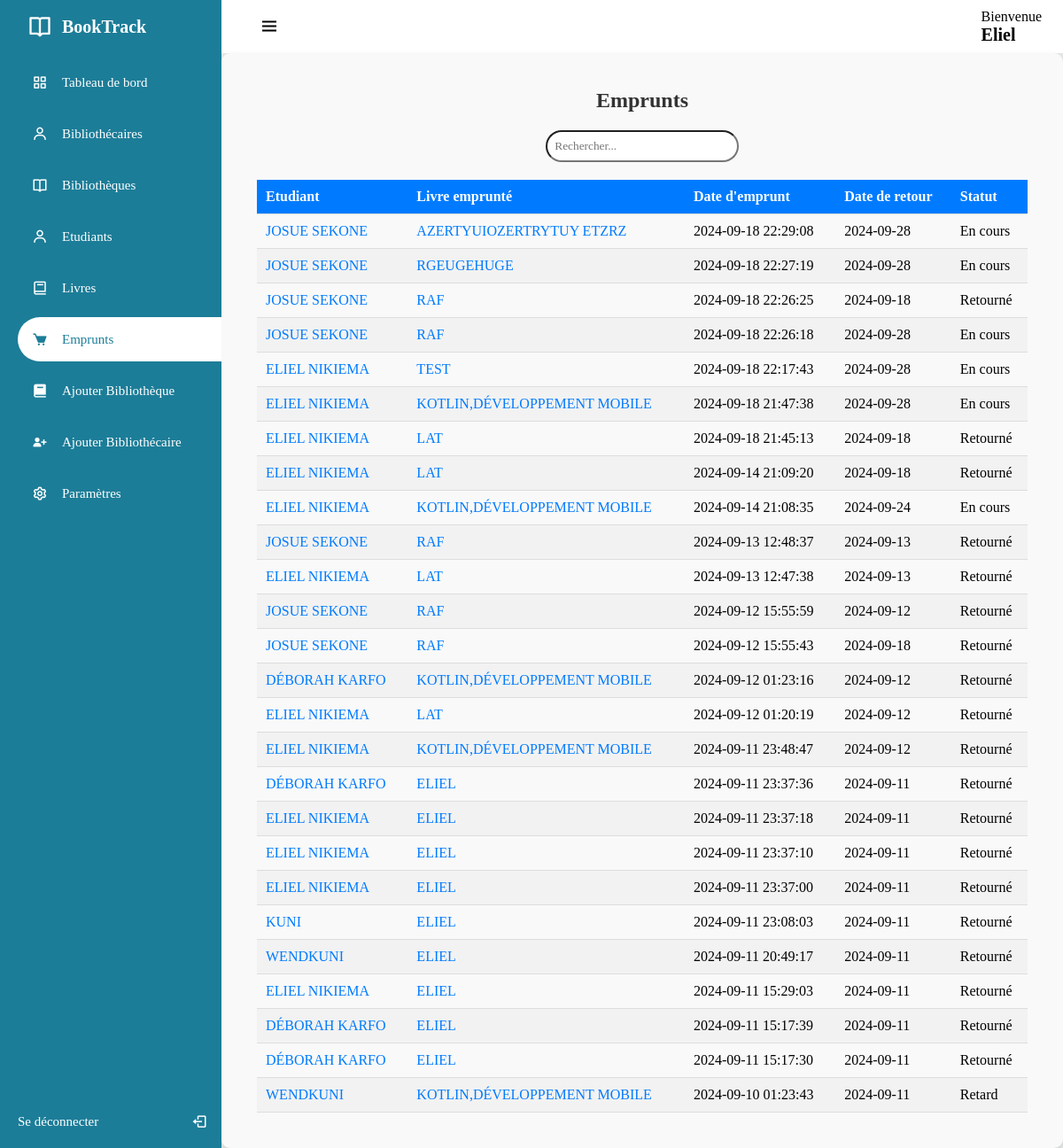
Page /manage/borrow.php (signed in) on the committed database.
### tables this page shows
CREATE TABLE IF NOT EXISTS `borrow` (
  `borrow_id` int NOT NULL AUTO_INCREMENT,
  `student_id` int NOT NULL,
  `book_id` int NOT NULL,
  `librarian_id` int NOT NULL,
  `borrow_date` timestamp NOT NULL DEFAULT CURRENT_TIMESTAMP,
  `borrow_return` date NOT NULL,
  `borrow_status` enum('En cours','Retard','Retourné','') NOT NULL DEFAULT 'En cours',
  `notification_sent` tinyint(1) NOT NULL,
  PRIMARY KEY (`borrow_id`),
  KEY `stu_brw_id` (`student_id`),
  KEY `bk_brw_id` (`book_id`),
  KEY `libra_fk_ky` (`librarian_id`)
);

CREATE TABLE IF NOT EXISTS `student` (
  `student_id` int NOT NULL AUTO_INCREMENT,
  `student_ine` varchar(100) NOT NULL,
  `student_name` varchar(100) NOT NULL,
  `student_mail` varchar(100) NOT NULL,
  `library_id` int NOT NULL,
  `student_pass` text NOT NULL,
  `creation_date` timestamp NOT NULL,
  PRIMARY KEY (`student_id`),
  UNIQUE KEY `student_ine` (`student_ine`),
  KEY `lib_stu_id` (`library_id`)
);

CREATE TABLE IF NOT EXISTS `book` (
  `book_id` int NOT NULL AUTO_INCREMENT,
  `book_quote` int NOT NULL,
  `book_title` varchar(100) NOT NULL,
  `book_auth` varchar(100) NOT NULL,
  `book_copies` int NOT NULL,
  `library_id` int NOT NULL,
  PRIMARY KEY (`book_id`),
  UNIQUE KEY `UNIQUE` (`book_quote`),
  KEY `lib_bk_id` (`library_id`)
);

### manage/scripts/borrow_script/emprunts.php (called while the page is built, shortened)
<?php
	$sql = "SELECT b.book_title, s.student_name, br.borrow_status, br.borrow_date, br.borrow_return
            FROM borrow br
            JOIN student s ON (br.student_id = s.student_id)
            JOIN book b ON (br.book_id = b.book_id)
            ORDER BY br.borrow_date DESC";
	$stmt = $conn->prepare($sql);
	$stmt->execute();
    $borrows = $stmt->fetchAll(PDO::FETCH_ASSOC);
?>

### manage/borrow.php (the view, shortened to what this page needs)
<?php require "../config/config.php" ?>
<?php require "scripts/borrow_script/emprunts.php" ?>
<!DOCTYPE html>
<html lang="fr">
<head>
	<link rel="stylesheet" href="../assets/css/libra.css?v=1.0">
<link rel="stylesheet" href="../assets/css/search.css">
	<link href='https://unpkg.com/boxicons@2.1.1/css/boxicons.min.css' rel='stylesheet'>
</head>
<body>
	<div class="sidebar">
		<div class="logo_details">
			<i class='bx bx-book-open'></i>
			<div class="logo_name">
				BookTrack
			</div>
		</div>
		<ul>
			<li>
				<a href="admin_dash.php">
				<i class='bx bx-grid-alt'></i>
				<span class="links_name">
					Tableau de bord
				</span>
				</a>
			</li>
			<li>
				<a href="librarian.php">
				<i class='bx bx-user'></i>
				<span class="links_name">
					Bibliothécaires
				</span>
				</a>
			</li>
			<li>
				<a href="library.php">
				<i class='bx bx-book-open'></i>
				<span class="links_name">
					Bibliothèques
				</span>
				</a>
			</li>
			<li>
				<a href="student.php">
				<i class='bx bx-user'></i>
				<span class="links_name">
					Etudiants
				</span>
				</a>
			</li>
			<li>
				<a href="book.php">
				<i class='bx bx-book' ></i>
				<span class="links_name">
					Livres
				</span>
				</a>
			</li>
			<li>
				<a href="borrow.php" class="active">
				<i class='bx bxs-cart'></i>
				<span class="links_name">
					Emprunts
				</span>
				</a>
			</li>
			<li>
				<a href="add_library.php">
				<i class='bx bxs-book'></i>
				<span class="links_name">
					Ajouter Bibliothèque
				</span>
				</a>
			</li>
			<li>
				<a href="add_librarian.php">
				<i class='bx bxs-user-plus'></i>
				<span class="links_name">
					Ajouter Bibliothécaire
				</span>
				</a>
			</li>
			<li>
				<a href="setting.php">
				<i class='bx bx-cog'></i>
				<span class="links_name">
					Paramètres
				</span>
				</a>
			</li>
			<li class="login">
				<a href="logout.php">
				<span class="links_name login_out">
					Se déconnecter
				</span>
				<i class='bx bx-log-out' id="log_out"></i>
				</a>
			</li>
		</ul>
	</div>
	<section class="home_section">
		<div class="topbar">
			<div class="toggle">
				<i class='bx bx-menu' id="btn"></i>
			</div>
			<div class="user_wrapper">
				<p>Bienvenue</p>
				<?php if(isset($_SESSION['ad_name'])): ?>
                    <h2 style="text-transform: capitalize; font-size:20px;">
                    	<?php echo $_SESSION['ad_name']; ?>
                    </h2>
                <?php endif; ?>
			</div>
		</div>
		<div class="details">
			<div class="recent_project">
				<div class="card_header" style="text-align:center;">
					<h2>Emprunts</h2>
					<input type='text' id='search' class='search-input' placeholder='Rechercher...'>
				</div>
				<table id="dataTable">
					<thead>
						<tr>
							<td>Etudiant</td>
							<td>Livre emprunté</td>
							<td>Date d'emprunt</td>
							<td>Date de retour</td>
							<td>Statut</td>
						</tr>
					</thead>
					<tbody>
						<?php if(!empty($borrows)): ?>
							<?php foreach ($borrows as $borrow): ?>
								<tr>
									<td style="text-transform:uppercase;">
										<?= htmlspecialchars($borrow['student_name']); ?>
									</td>
									<td style="text-transform:uppercase;">
										<?= htmlspecialchars($borrow['book_title']); ?>
									</td>
									<td>
										<?= htmlspecialchars($borrow['borrow_date']); ?>
									</td>
									<td>
										<?= htmlspecialchars($borrow['borrow_return']); ?>
									</td>
									<td>
										<?= htmlspecialchars($borrow['borrow_status']); ?>
									</td>
								</tr>
							<?php endforeach; ?>
						<?php else: ?>
							<tr>
								<td colspan="5">Aucun emprunt à afficher!</td>
							</tr>
						<?php endif; ?>
					</tbody>
				</table>
			</div>
		</div>
	</section>
</body>
</html>

### assets/css/libra.css (style rules this page uses)
:root { --blue: #0053f3; --dark-blue: #1c7d98; --white: #fff; --gray: #8390a2; }
* { margin: 0; padding: 0; box-sizing: border-box; font-family: Georgia, 'Times New Roman', Times, serif; }
.sidebar { position: fixed; left: 0; top: 0; width: 250px; height: 100%; padding-left: 20px; background: var(--dark-blue); transition: all 0.5s ease; z-index: 99; }
.sidebar .logo_details { position: relative; height: 60px; display: flex; align-items: center; }
.sidebar li { position: relative; margin: 8px 0; list-style: none; }
.sidebar i { position: relative; height: 60px; min-width: 50px; font-size: 28px; line-height: 60px; text-align: center; color: var(--white); }
.sidebar .logo_details .logo_name { font-size: 20px; font-weight: 600; color: var(--white); transition: all 0.5s ease; }
.toggle { position: relative; }
#btn { font-size: 24px; cursor: pointer; }
.sidebar ul li a i { position: relative; height: 50px; font-size: 18px; line-height: 50px; }
.sidebar ul li a { width: 100%; height: 100%; display: flex; align-items: center; text-decoration: none; border-radius: 30px 0px 0px 30px; transition: all 0.5s ease; }
.sidebar ul li a .links_name { font-size: 15px; font-weight: 400; color: var(--white); transition: 0.4s; }
.sidebar li.login { position: fixed; width: 250px; height: 60px; left: 0; bottom: -8px; padding: 20px 20px; background: var(--white-blue); transition: all 0.5s ease; }
.sidebar .login #log_out { position: absolute; height: 60px; right: 0; top: 50%; transform: translateY(-50%); line-height: 60px; transition: all 0.5s ease; }
.sidebar li a.active { background: var(--white); }
.sidebar li a.active .links_name, .sidebar li a.active i { color: var(--dark-blue); }
.home_section { position: relative; width: calc(100% - 250px); min-height: 100vh; left: 250px; top: 0; background: #E4E9E7; transition: all 0.5s ease; }
.home_section .topbar { position: relative; width: 100%; height: 60px; display: flex; justify-content: space-between; align-items: center; padding: 1rem 1.5rem; background: var(--white); }
.home_section .topbar .toggle { position: relative; width: 60px; height: 60px; display: flex; justify-content: center; align-items: center; font-size: 2em; cursor: pointer; }
.details { position: relative; width: 100%; padding: 20px; display: grid; grid-template-columns: 3fr; background-color: #f9f9f9; border-radius: 10px; box-shadow: 0 4px 8px rgba(0, 0, 0, 0.1); }
.details .recent_project { position: relative; display: grid; padding: 20px; border-radius: 20px; overflow-y: auto; white-space: nowrap; }
.card_header h2 { font-size: 24px; font-weight: bold; color: #333; margin-bottom: 20px; }
table { width: 100%; border-collapse: collapse; }
table thead tr { background-color: #007bff; color: #fff; }
table thead td { padding: 10px; text-align: left; font-weight: bold; }
table tbody tr:nth-child(even) { background-color: #f2f2f2; }
table td { padding: 10px; border-bottom: 1px solid #ddd; }

### assets/css/search.css (style rules this page uses)
.search-input { margin-bottom:20px; padding: 8px; box-sizing:border-box; width: 25%; border-radius:18px; text-transform:capitalize; }

### rows in the picture
borrow: student.student_name "JOSUE SEKONE", book.book_title "AZERTYUIOZERTRYTUY ETZRZ", borrow_date "2024-09-18 22:29:08", borrow_return "2024-09-28", borrow_status "En cours"
borrow: student.student_name "JOSUE SEKONE", book.book_title "RGEUGEHUGE", borrow_date "2024-09-18 22:27:19", borrow_return "2024-09-28", borrow_status "En cours"
borrow: student.student_name "JOSUE SEKONE", book.book_title "RAF", borrow_date "2024-09-18 22:26:25", borrow_return "2024-09-18", borrow_status "Retourné"
borrow: student.student_name "JOSUE SEKONE", book.book_title "RAF", borrow_date "2024-09-18 22:26:18", borrow_return "2024-09-28", borrow_status "En cours"
borrow: student.student_name "ELIEL NIKIEMA", book.book_title "TEST", borrow_date "2024-09-18 22:17:43", borrow_return "2024-09-28", borrow_status "En cours"
borrow: student.student_name "ELIEL NIKIEMA", book.book_title "KOTLIN,DÉVELOPPEMENT MOBILE", borrow_date "2024-09-18 21:47:38", borrow_return "2024-09-28", borrow_status "En cours"
borrow: student.student_name "ELIEL NIKIEMA", book.book_title "LAT", borrow_date "2024-09-18 21:45:13", borrow_return "2024-09-18", borrow_status "Retourné"
borrow: student.student_name "ELIEL NIKIEMA", book.book_title "LAT", borrow_date "2024-09-14 21:09:20", borrow_return "2024-09-18", borrow_status "Retourné"
borrow: student.student_name "ELIEL NIKIEMA", book.book_title "KOTLIN,DÉVELOPPEMENT MOBILE", borrow_date "2024-09-14 21:08:35", borrow_return "2024-09-24", borrow_status "En cours"
borrow: student.student_name "JOSUE SEKONE", book.book_title "RAF", borrow_date "2024-09-13 12:48:37", borrow_return "2024-09-13", borrow_status "Retourné"
borrow: student.student_name "ELIEL NIKIEMA", book.book_title "LAT", borrow_date "2024-09-13 12:47:38", borrow_return "2024-09-13", borrow_status "Retourné"
borrow: student.student_name "JOSUE SEKONE", book.book_title "RAF", borrow_date "2024-09-12 15:55:59", borrow_return "2024-09-12", borrow_status "Retourné"
borrow: student.student_name "JOSUE SEKONE", book.book_title "RAF", borrow_date "2024-09-12 15:55:43", borrow_return "2024-09-18", borrow_status "Retourné"
borrow: student.student_name "DÉBORAH KARFO", book.book_title "KOTLIN,DÉVELOPPEMENT MOBILE", borrow_date "2024-09-12 01:23:16", borrow_return "2024-09-12", borrow_status "Retourné"
borrow: student.student_name "ELIEL NIKIEMA", book.book_title "LAT", borrow_date "2024-09-12 01:20:19", borrow_return "2024-09-12", borrow_status "Retourné"
borrow: student.student_name "ELIEL NIKIEMA", book.book_title "KOTLIN,DÉVELOPPEMENT MOBILE", borrow_date "2024-09-11 23:48:47", borrow_return "2024-09-12", borrow_status "Retourné"
borrow: student.student_name "DÉBORAH KARFO", book.book_title "ELIEL", borrow_date "2024-09-11 23:37:36", borrow_return "2024-09-11", borrow_status "Retourné"
borrow: student.student_name "ELIEL NIKIEMA", book.book_title "ELIEL", borrow_date "2024-09-11 23:37:18", borrow_return "2024-09-11", borrow_status "Retourné"
borrow: student.student_name "ELIEL NIKIEMA", book.book_title "ELIEL", borrow_date "2024-09-11 23:37:10", borrow_return "2024-09-11", borrow_status "Retourné"
borrow: student.student_name "ELIEL NIKIEMA", book.book_title "ELIEL", borrow_date "2024-09-11 23:37:00", borrow_return "2024-09-11", borrow_status "Retourné"
borrow: student.student_name "KUNI", book.book_title "ELIEL", borrow_date "2024-09-11 23:08:03", borrow_return "2024-09-11", borrow_status "Retourné"
borrow: student.student_name "WENDKUNI", book.book_title "ELIEL", borrow_date "2024-09-11 20:49:17", borrow_return "2024-09-11", borrow_status "Retourné"
borrow: student.student_name "ELIEL NIKIEMA", book.book_title "ELIEL", borrow_date "2024-09-11 15:29:03", borrow_return "2024-09-11", borrow_status "Retourné"
borrow: student.student_name "DÉBORAH KARFO", book.book_title "ELIEL", borrow_date "2024-09-11 15:17:39", borrow_return "2024-09-11", borrow_status "Retourné"
borrow: student.student_name "DÉBORAH KARFO", book.book_title "ELIEL", borrow_date "2024-09-11 15:17:30", borrow_return "2024-09-11", borrow_status "Retourné"
borrow: student.student_name "WENDKUNI", book.book_title "KOTLIN,DÉVELOPPEMENT MOBILE", borrow_date "2024-09-10 01:23:43", borrow_return "2024-09-11", borrow_status "Retard"

### other values in the picture
$_SESSION['ad_name'] "Eliel"
